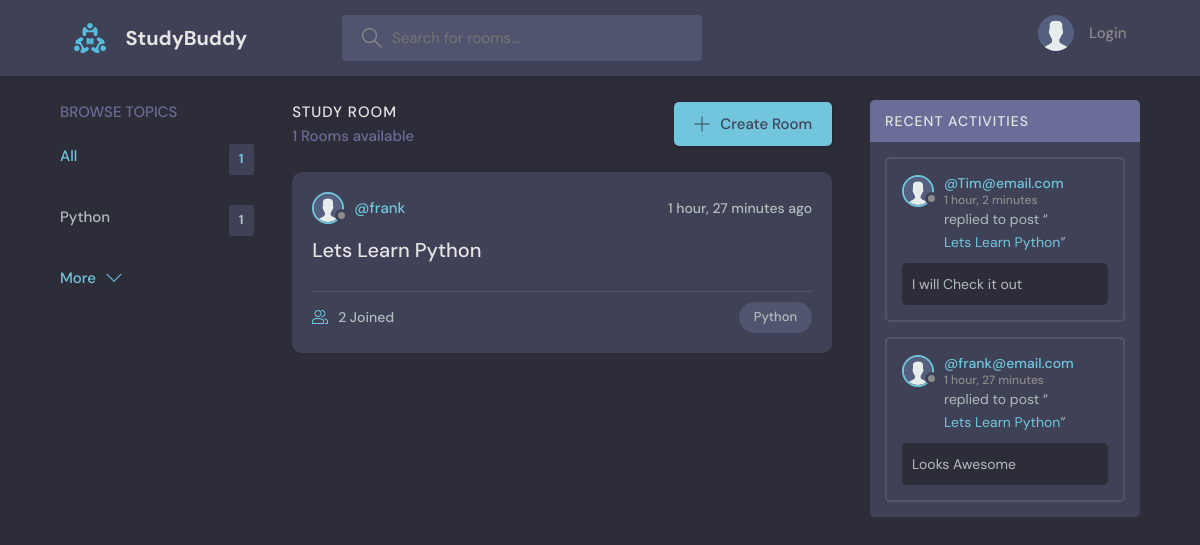
The page / on the database its author committed.
### base/models.py (models this page shows, shortened)
class Topic(models.Model):
    name = models.CharField(max_length=200)

class Room(models.Model):
    host = models.ForeignKey(User, on_delete=models.SET_NULL, null=True)
    topic = models.ForeignKey(Topic, on_delete=models.SET_NULL, null=True)
    name = models.CharField(max_length=200)
    description = models.TextField(null=True, blank=True)
    participants = models.ManyToManyField(User, related_name='participants', blank=True)
    updated = models.DateTimeField(auto_now=True)
    created = models.DateTimeField(auto_now_add=True)   # autonow add saves the value when it was instaniated
    class Meta:
        ordering = ['-updated', '-created'] # newest item gets shown first
    def __str__(self) -> str:
        return self.name

class User(AbstractUser):
    name = models.CharField(max_length=200, null=True)
    email = models.EmailField(null=True, unique=True)
    bio = models.TextField(null=True)
    avatar = models.ImageField(null=True, default="avatar.svg")
    USERNAME_FIELD = 'email'
    REQUIRED_FIELDS = []

class Message(models.Model):
    user = models.ForeignKey(User, on_delete=models.CASCADE)
    room = models.ForeignKey(Room, on_delete=models.CASCADE)
    body = models.TextField()
    updated = models.DateTimeField(auto_now=True)
    created = models.DateTimeField(auto_now_add=True)
    class Meta:
        ordering = ['-updated', '-created'] # newest item gets shown first

### base/views.py (the view)
# urls.py: path('', views.home, name="home"),  ## Triggers the function passed into it
def home(request):
    q = request.GET.get('q') if request.GET.get('q') != None else ''
    rooms = Room.objects.filter(
        Q(topic__name__icontains=q) |
        Q(name__icontains=q) |
        Q(description__icontains=q)
        ) # while typing if the typed string atleast contains certain amount of letters for ex py
    topics = Topic.objects.all()[0:5]
    room_count = rooms.count()
    room_messages = Message.objects.filter(Q(room__topic__name__icontains=q))
    context = {'rooms':rooms, 'topics':topics, 'room_count':room_count, 'room_messages': room_messages}
    return render(request, "base/home.html", context)   # Specify the app and its templates folder basically blueprints in flask

### base/templates/base/home.html (shortened to what this page needs)
{% extends 'main.html' %}
{% block content %}
  <main class="layout layout--3">
    <div class="container">
      {% include 'base/topic_component.html' %}
      <div class="roomList">
        <div class="roomList__header">
          <div>
            <h2>Study Room</h2>
            <p>{{ room_count }} Rooms available</p>
          </div>
          <a class="btn btn--main" href="{% url 'create-room' %}">
            <svg version="1.1" xmlns="http://www.w3.org/2000/svg" width="32" height="32" viewBox="0 0 32 32">
              <title>add</title>
              <path
                d="M16.943 0.943h-1.885v14.115h-14.115v1.885h14.115v14.115h1.885v-14.115h14.115v-1.885h-14.115v-14.115z"
              ></path>
            </svg>
            Create Room
          </a>
        </div>
        {% include 'base/feed_component.html' %}
      </div>
      {% include 'base/activity_component.html' %}
    </div>
  </main>
{% endblock %}

### base/templates/base/topic_component.html
<div class="topics">
    <div class="topics__header">
      <h2>Browse Topics</h2>
    </div>
    <ul class="topics__list">
      <li>
        <a href="{% url 'home' %}" class="active">All <span>{{ topics.count }}</span></a>
      </li>
      {% for topic in topics %}
      <li>
        <a href="{% url 'home' %}?q={{ topic.name }}">{{ topic.name }} <span>{{ topic.room_set.all.count }}</span></a>
      </li>
      {% endfor %}
    <a class="btn btn--link" href="{% url 'topics' %}">
      More
      <svg version="1.1" xmlns="http://www.w3.org/2000/svg" width="32" height="32" viewBox="0 0 32 32">
        <title>chevron-down</title>
        <path d="M16 21l-13-13h-3l16 16 16-16h-3l-13 13z"></path>
      </svg>
    </a>
  </div>

### base/templates/base/feed_component.html (shortened to what this page needs)
{% for room in rooms %}
<div class="roomListRoom">
    <div class="roomListRoom__header">
      <a href="{% url 'user-profile' room.host.id %} " class="roomListRoom__author">
        <div class="avatar avatar--small">
          <img src="{{ room.host.avatar.url }}" />
        </div>
        <span>@{{ room.host.username }}</span>
      </a>
      <div class="roomListRoom__actions">
        <span>{{ room.created|timesince }}  ago</span>
      </div>
    </div>
    <div class="roomListRoom__content">
      <a href="{% url 'room' room.id %}">{{ room.name }}</a>
    </div>
    <div class="roomListRoom__meta">
      <a href="{% url 'room' room.id %}" class="roomListRoom__joined">
        {{ room.participants.all.count }} Joined
      </a>
      <p class="roomListRoom__topic">{{ room.topic.name }}</p>
    </div>
  </div>
{% endfor %}

### base/templates/base/activity_component.html (shortened to what this page needs)
<div class="activities">
    <div class="activities__header">
      <h2>Recent Activities</h2>
    </div>
    {% for message in room_messages %}
    <div class="activities__box">
      <div class="activities__boxHeader roomListRoom__header">
        <a href="{% url 'user-profile' message.user.id %}" class="roomListRoom__author">
          <div class="avatar avatar--small">
            <img src="{{ message.user.avatar.url }}" />
          </div>
          <p>
            @{{ message.user}}
            <span>{{ message.created | timesince }}</span>
          </p>
        </a>
    </div>
      <div class="activities__boxContent">
        <p>replied to post “<a href="{% url 'room' message.room.id %}">{{message.room}}</a>”</p>
        <div class="activities__boxRoomContent">
          {{ message.body }}
        </div>
      </div>
    </div>
    {% endfor %}
  </div>

### rows shown on the page
Topic: name "Python", room_set.all.count "1"
Room: host.avatar (placeholder picture), host.username "frank", created "1 hour, 27 minutes", name "Lets Learn Python", participants.all.count "2", topic.name "Python"
Message: user.avatar (placeholder picture), user "Tim@email.com", created "1 hour, 2 minutes", room "Lets Learn Python", body "I will Check it out"
Message: user.avatar (placeholder picture), user "frank@email.com", created "1 hour, 27 minutes", room "Lets Learn Python", body "Looks Awesome"

### other values the page prints
{{ topics.count }} "1"
{{ room_count }} "1"
